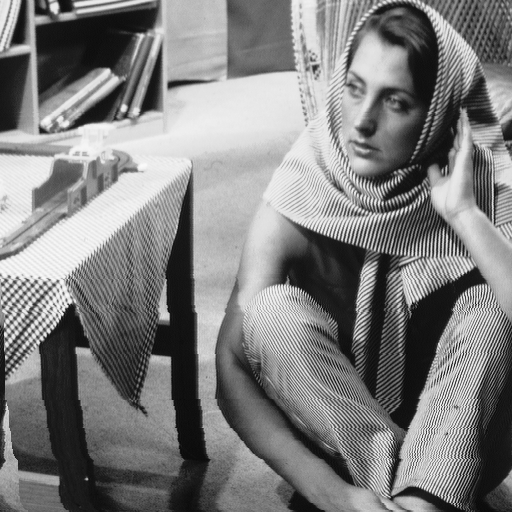
%> input picture ThiagoHeronAvila_Tarefa5/images/input/barbara_gray.bmp, 512 x 512 px
$ octave main.m   (GNU Octave 9; MATLAB toolbox functions it lacks are replaced by stand-ins)
%> lines starting %> are read from the running program, lines starting %| are printed output that depends on the picture
### ThiagoHeronAvila_Tarefa5/fourier.m
function result = fourier(pathImage)
%> called with pathImage = 'images/input/barbara_gray.bmp'

         imageInput = imread(pathImage);
%> imageInput is the input picture: size 512x512 uint8; min 7, max 250, mean 126.6

         imageTransformed = fft2(imageInput);
         imageShifted = fftshift(imageTransformed);
         imageIshifted = ifftshift(imageShifted);
         imageTransformedInverse = ifft2(imageIshifted);

         figure, imshow(uint8(imageInput));
         title("Imagem Original");
         subplot(2,2,1)
         imshow(log(abs(imageTransformed)), []);
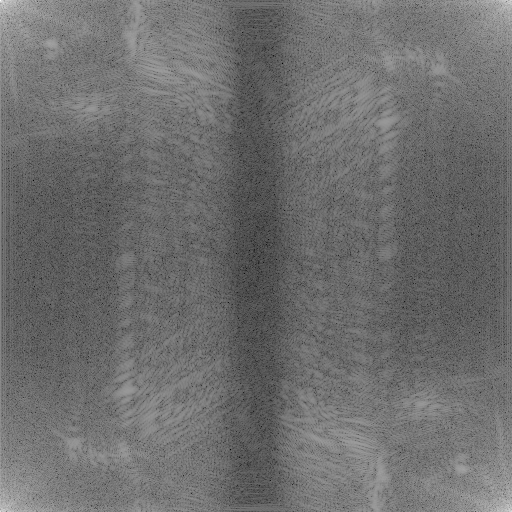
%> displayed picture: size 512x512, on the screen's scale of 0 to 255; min 0, max 255, mean 110
         title("Transformada de Fourier");

         subplot(2,2,2)
         imshow(log(abs(imageShifted)), []);
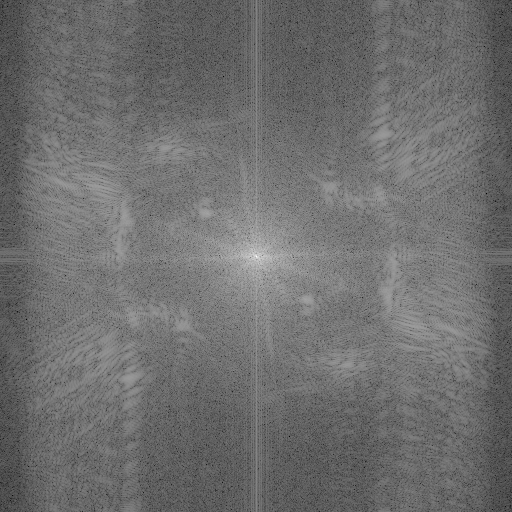
%> displayed picture: size 512x512, on the screen's scale of 0 to 255; min 0, max 255, mean 110; mean of the top-left, top-right, bottom-left and bottom-right quarters 110.3, 109.6, 109.5, 110.7
         title("Frequência Zero no Centro");

         subplot(2,2,3)
         imshow(log(abs(imageIshifted)), []);
         title("Inversa da Centralizada");

         subplot(2,2,4)
         imshow(imageTransformedInverse, []);
         title("Transformada de Fourier Inversa");

         return;
endfunction

### ThiagoHeronAvila_Tarefa5/main.m
# [Input]
filename = "images/input/barbara_gray.bmp";
%> (the run ends here)
